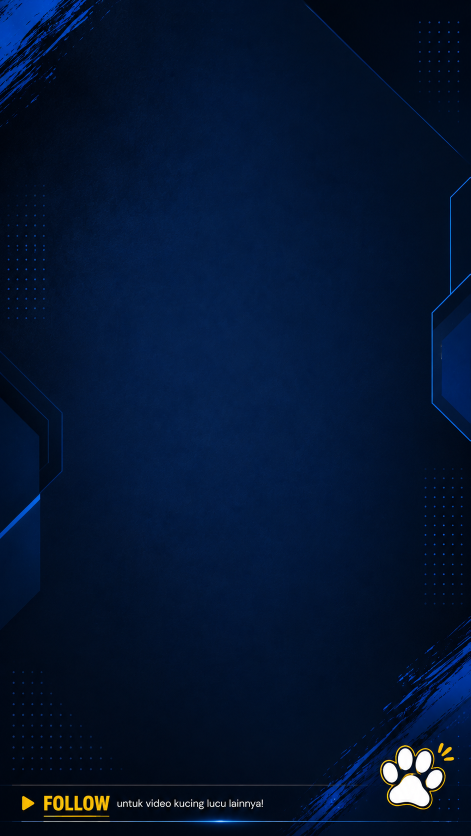
#> input picture assets/baground/1.png, 941 x 1672 px (shown at 1/2 size)
$ python -i editor.py   (imports and definitions only)
#> lines starting #> are read from the running program, lines starting #| are printed output that depends on the picture; after the words box and inside, x2 and y2 are one past the last pixel; in counts of white or black regions, pixels touching at a corner belong together
"""
editor.py - Master Video Processing & Presentation / Reaction Card Batch Renderer
Features:
- Dynamic Aspect Ratio Detection & Blurred Fill for Landscape/Square
- PowerPoint Presentation Layout Engine (HD Upscale, Top-Right In-Video Logo, Bottom Banner, High Top Video Frame)
- Dynamic AI Title Card Engine (Custom Title, Subtitle, Auto-Fit Typography next to logo)
- Reaction Card Layout Engine (Badge, Headline Text, Hook Banner, Rounded Corners)
- Blazing-fast Template Overlay & Multi-threaded Batch Rendering
- Sequential 3-Digit Renaming (001.mp4 - N.mp4)
"""

import os
import sys
import json
import glob
import shutil
import subprocess
import time
import re
from pathlib import Path
from concurrent.futures import ThreadPoolExecutor, as_completed
from PIL import Image, ImageDraw, ImageFont, ImageFilter

from extractor import select_smart_frames, FRAME_CONFIG

# Ensure UTF-8 output
# [1 line not run here, left out]

BASE_DIR = Path(__file__).parent.resolve()
ASSETS_DIR = BASE_DIR / "assets"
TEMP_DIR = BASE_DIR / ".temp_analysis"

# [21 lines left out: functions ensure_dirs, cleanup_temp, get_video_metadata, not called in this run]

def trim_alpha(im_path: str, threshold: int = 20) -> Image.Image:
    """Trims empty transparent borders from PNG logo/banner."""
#> called with im_path = 'assets/baground/1.png', threshold = 20
    im = Image.open(im_path).convert('RGBA')
    r, g, b, a = im.split()
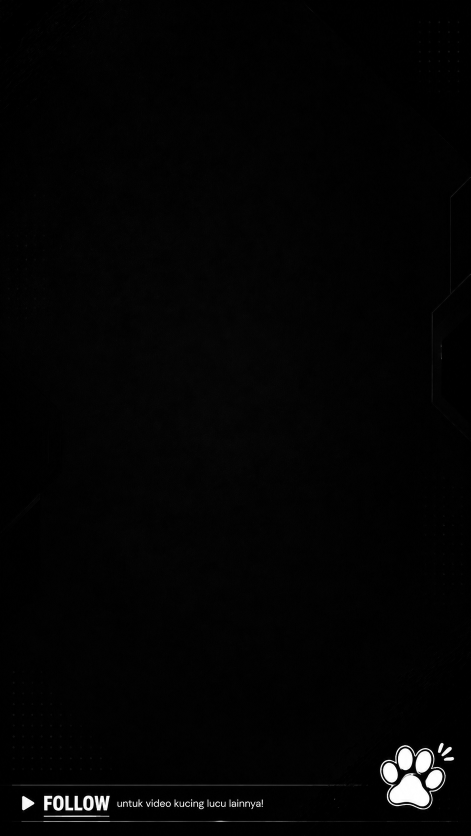
#> r: PIL image 941x1672 L (shown at 1/2 size); min 0, max 255, mean 4
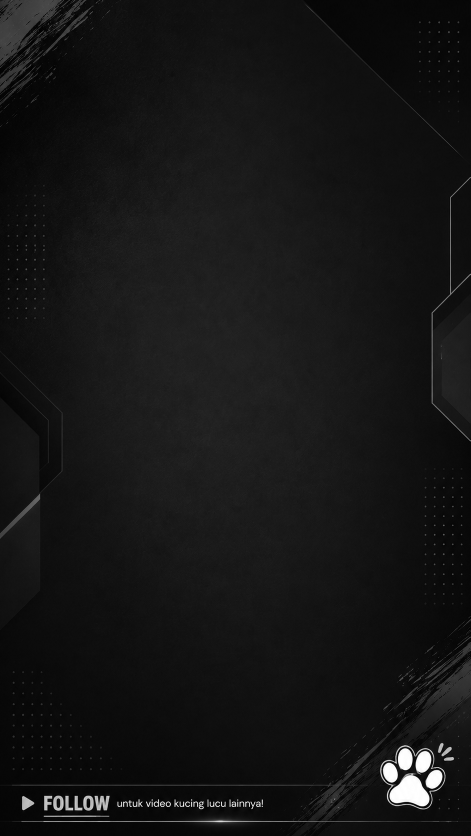
#> g: PIL image 941x1672 L (shown at 1/2 size); min 0, max 255, mean 21.1
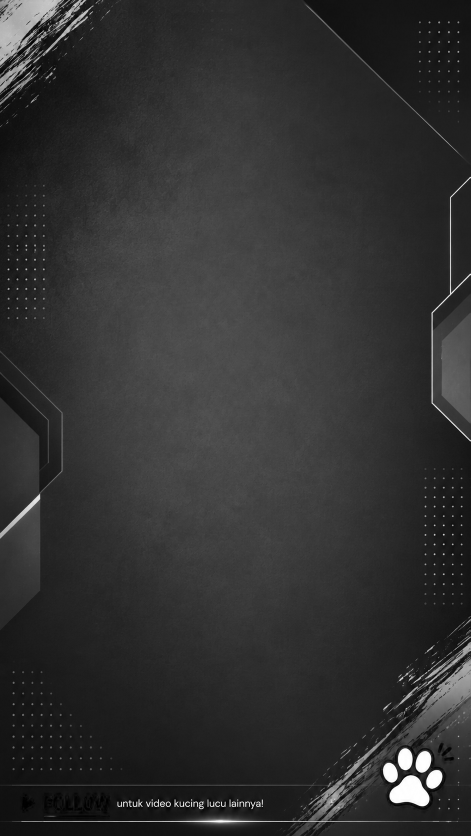
#> b: PIL image 941x1672 L (shown at 1/2 size); min 0, max 255, mean 49.2
#> a: PIL image 941x1672 L; every value is 255
    mask = a.point(lambda p: 255 if p > threshold else 0)
    bbox = mask.getbbox()
#> bbox = (0, 0, 941, 1672)
    if bbox:
        x1, y1, x2, y2 = bbox
#> x1 = 0; y1 = 0; x2 = 941; y2 = 1672
        return im.crop((max(0, x1-2), max(0, y1-2), min(im.width, x2+2), min(im.height, y2+2)))
    return im

# [519 lines left out: functions prepare_white_frame_template, create_presentation_overlay_with_title, get_video_aspect_ratio, render_presentation_video, generate_preview_frame, clean_filename_str and 3 more, not called in this run]

import asyncio

# [5 lines not run here, left out]

# [217 lines left out: functions generate_tts_audio, render_shoope_video, render_shoope_batch, not called in this run]

# [2 lines not run here, left out]

>>> result = trim_alpha('assets/baground/1.png')

$ run again, on assets/overlays/gradient_overlay.png
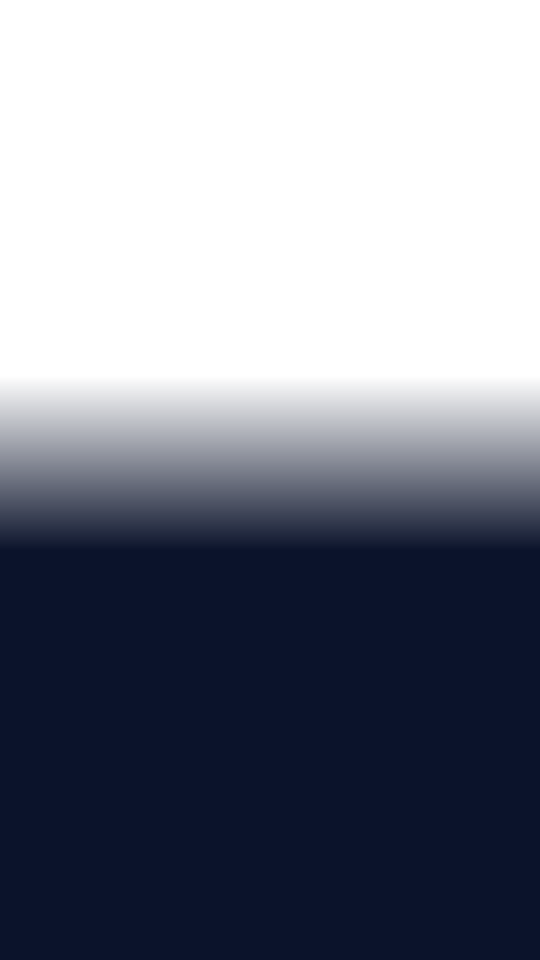
#> input picture assets/overlays/gradient_overlay.png, 1080 x 1920 px (shown at 1/2 size)
#> in trim_alpha, im is the input picture: PIL image 1080x1920 RGBA; mean R, G, B, A 11, 19, 43, 132
#> r: PIL image 1080x1920 L; every value is 11
#> g: PIL image 1080x1920 L; every value is 19
#> b: PIL image 1080x1920 L; every value is 43
#> in trim_alpha, `mask = a.point(lambda p: 255 if p > threshold else 0)`:
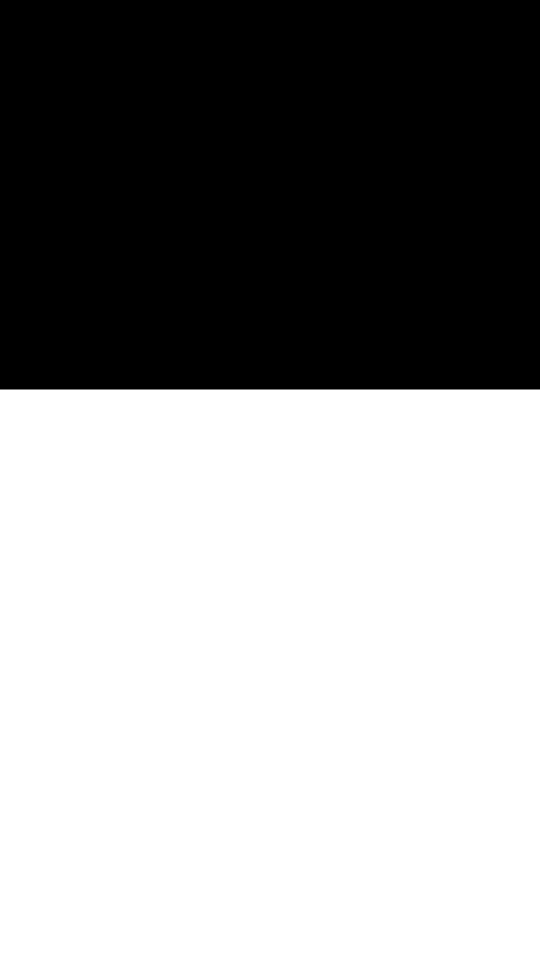
#> mask: PIL image 1080x1920 L (shown at 1/2 size); 59.4% white; 1 black region, box (x1, y1, x2, y2) and area: (0, 0, 1080, 779) 841320
#> bbox = (0, 779, 1080, 1920)
#> x1 = 0; y1 = 779; x2 = 1080; y2 = 1920
#> in trim_alpha, `return im.crop((max(0, x1-2), max(0, y1-2), min(im.width, x2+2), min(i..`:
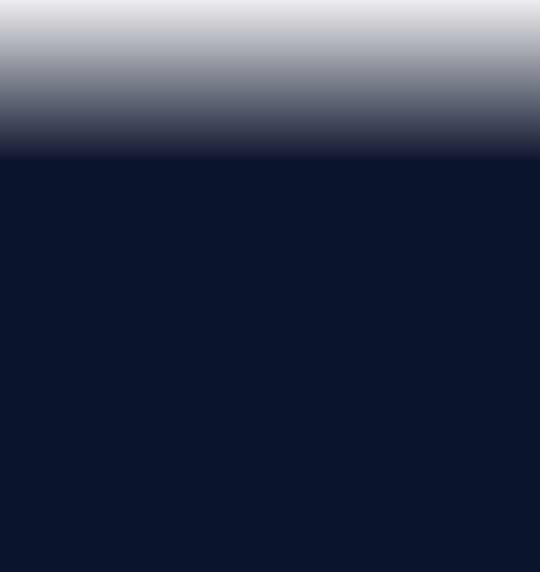
#> returned value: PIL image 1080x1143 RGBA (shown at 1/2 size); mean R, G, B, A 11, 19, 43, 221.5; transparent parts drawn white
